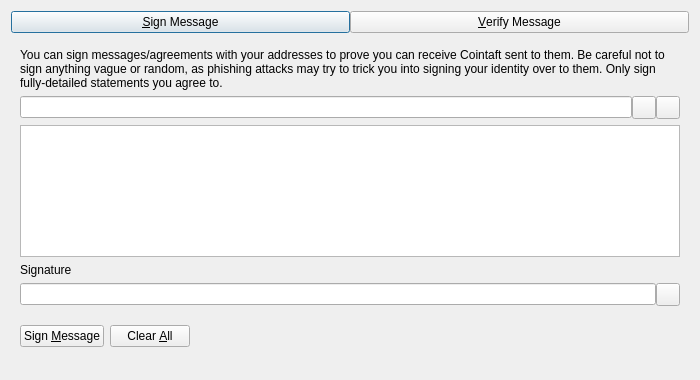
<?xml version="1.0" encoding="UTF-8"?>
<ui version="4.0">
 <class>SignVerifyMessageDialog</class>
 <widget class="QDialog" name="SignVerifyMessageDialog">
  <property name="geometry">
   <rect>
    <x>0</x>
    <y>0</y>
    <width>700</width>
    <height>380</height>
   </rect>
  </property>
  <property name="windowTitle">
   <string>Signatures - Sign / Verify a Message</string>
  </property>
  <property name="modal">
   <bool>true</bool>
  </property>
  <layout class="QVBoxLayout" name="verticalLayout">
   <item>
    <layout class="QHBoxLayout" name="horizontalLayout_Buttons_2">
     <property name="spacing">
      <number>0</number>
     </property>
     <property name="topMargin">
      <number>0</number>
     </property>
     <item>
      <widget class="QPushButton" name="btnSignMessage">
       <property name="text">
        <string>&amp;Sign Message</string>
       </property>
       <property name="checkable">
        <bool>true</bool>
       </property>
      </widget>
     </item>
     <item>
      <widget class="QPushButton" name="btnVerifyMessage">
       <property name="text">
        <string>&amp;Verify Message</string>
       </property>
       <property name="checkable">
        <bool>true</bool>
       </property>
      </widget>
     </item>
    </layout>
   </item>
   <item>
    <widget class="QStackedWidget" name="stackedWidgetSig">
     <property name="minimumSize">
      <size>
       <width>0</width>
       <height>0</height>
      </size>
     </property>
     <property name="currentIndex">
      <number>0</number>
     </property>
     <widget class="QWidget" name="pageSignMessage">
      <layout class="QVBoxLayout" name="verticalLayout_SM">
       <item>
        <widget class="QLabel" name="infoLabel_SM">
         <property name="text">
          <string>You can sign messages/agreements with your addresses to prove you can receive Cointaft sent to them. Be careful not to sign anything vague or random, as phishing attacks may try to trick you into signing your identity over to them. Only sign fully-detailed statements you agree to.</string>
         </property>
         <property name="textFormat">
          <enum>Qt::PlainText</enum>
         </property>
         <property name="wordWrap">
          <bool>true</bool>
         </property>
        </widget>
       </item>
       <item>
        <layout class="QHBoxLayout" name="horizontalLayout_1_SM">
         <property name="spacing">
          <number>0</number>
         </property>
         <item>
          <widget class="QValidatedLineEdit" name="addressIn_SM">
           <property name="toolTip">
            <string>The Cointaft address to sign the message with</string>
           </property>
          </widget>
         </item>
         <item>
          <widget class="QToolButton" name="addressBookButton_SM">
           <property name="toolTip">
            <string>Choose previously used address</string>
           </property>
           <property name="text">
            <string/>
           </property>
           <property name="shortcut">
            <string>Alt+A</string>
           </property>
          </widget>
         </item>
         <item>
          <widget class="QToolButton" name="pasteButton_SM">
           <property name="toolTip">
            <string>Paste address from clipboard</string>
           </property>
           <property name="text">
            <string/>
           </property>
           <property name="shortcut">
            <string>Alt+P</string>
           </property>
          </widget>
         </item>
        </layout>
       </item>
       <item>
        <widget class="QPlainTextEdit" name="messageIn_SM">
         <property name="toolTip">
          <string>Enter the message you want to sign here</string>
         </property>
        </widget>
       </item>
       <item>
        <widget class="QLabel" name="signatureLabel_SM">
         <property name="text">
          <string>Signature</string>
         </property>
         <property name="textFormat">
          <enum>Qt::PlainText</enum>
         </property>
        </widget>
       </item>
       <item>
        <layout class="QHBoxLayout" name="horizontalLayout_2_SM">
         <property name="spacing">
          <number>0</number>
         </property>
         <item>
          <widget class="QLineEdit" name="signatureOut_SM">
           <property name="readOnly">
            <bool>true</bool>
           </property>
          </widget>
         </item>
         <item>
          <widget class="QToolButton" name="copySignatureButton_SM">
           <property name="toolTip">
            <string>Copy the current signature to the system clipboard</string>
           </property>
           <property name="text">
            <string/>
           </property>
          </widget>
         </item>
        </layout>
       </item>
       <item>
        <layout class="QHBoxLayout" name="horizontalLayout_3_SM">
         <item>
          <widget class="QPushButton" name="signMessageButton_SM">
           <property name="toolTip">
            <string>Sign the message to prove you own this Cointaft address</string>
           </property>
           <property name="text">
            <string>Sign &amp;Message</string>
           </property>
           <property name="autoDefault">
            <bool>false</bool>
           </property>
          </widget>
         </item>
         <item>
          <widget class="QPushButton" name="clearButton_SM">
           <property name="toolTip">
            <string>Reset all sign message fields</string>
           </property>
           <property name="text">
            <string>Clear &amp;All</string>
           </property>
           <property name="autoDefault">
            <bool>false</bool>
           </property>
          </widget>
         </item>
         <item>
          <spacer name="horizontalSpacer_1_SM">
           <property name="orientation">
            <enum>Qt::Horizontal</enum>
           </property>
           <property name="sizeHint" stdset="0">
            <size>
             <width>40</width>
             <height>48</height>
            </size>
           </property>
          </spacer>
         </item>
         <item>
          <widget class="QLabel" name="statusLabel_SM">
           <property name="text">
            <string/>
           </property>
           <property name="wordWrap">
            <bool>true</bool>
           </property>
          </widget>
         </item>
         <item>
          <spacer name="horizontalSpacer_2_SM">
           <property name="orientation">
            <enum>Qt::Horizontal</enum>
           </property>
           <property name="sizeHint" stdset="0">
            <size>
             <width>40</width>
             <height>48</height>
            </size>
           </property>
          </spacer>
         </item>
        </layout>
       </item>
      </layout>
     </widget>
     <widget class="QWidget" name="pageVerifyMessage">
      <layout class="QVBoxLayout" name="verticalLayout_VM">
       <item>
        <widget class="QLabel" name="infoLabel_VM">
         <property name="text">
          <string>Enter the receiver's address, message (ensure you copy line breaks, spaces, tabs, etc. exactly) and signature below to verify the message. Be careful not to read more into the signature than what is in the signed message itself, to avoid being tricked by a man-in-the-middle attack. Note that this only proves the signing party receives with the address, it cannot prove sendership of any transaction!</string>
         </property>
         <property name="textFormat">
          <enum>Qt::PlainText</enum>
         </property>
         <property name="alignment">
          <set>Qt::AlignLeading|Qt::AlignLeft|Qt::AlignTop</set>
         </property>
         <property name="wordWrap">
          <bool>true</bool>
         </property>
        </widget>
       </item>
       <item>
        <layout class="QHBoxLayout" name="horizontalLayout_1_VM">
         <property name="spacing">
          <number>0</number>
         </property>
         <item>
          <widget class="QValidatedLineEdit" name="addressIn_VM">
           <property name="toolTip">
            <string>The Cointaft address the message was signed with</string>
           </property>
          </widget>
         </item>
         <item>
          <widget class="QToolButton" name="addressBookButton_VM">
           <property name="toolTip">
            <string>Choose previously used address</string>
           </property>
           <property name="text">
            <string/>
           </property>
           <property name="shortcut">
            <string>Alt+A</string>
           </property>
          </widget>
         </item>
        </layout>
       </item>
       <item>
        <widget class="QPlainTextEdit" name="messageIn_VM"/>
       </item>
       <item>
        <widget class="QValidatedLineEdit" name="signatureIn_VM"/>
       </item>
       <item>
        <layout class="QHBoxLayout" name="horizontalLayout_2_VM">
         <item>
          <widget class="QPushButton" name="verifyMessageButton_VM">
           <property name="toolTip">
            <string>Verify the message to ensure it was signed with the specified Cointaft address</string>
           </property>
           <property name="text">
            <string>Verify &amp;Message</string>
           </property>
           <property name="autoDefault">
            <bool>false</bool>
           </property>
          </widget>
         </item>
         <item>
          <widget class="QPushButton" name="clearButton_VM">
           <property name="toolTip">
            <string>Reset all verify message fields</string>
           </property>
           <property name="text">
            <string>Clear &amp;All</string>
           </property>
           <property name="autoDefault">
            <bool>false</bool>
           </property>
          </widget>
         </item>
         <item>
          <spacer name="horizontalSpacer_1_VM">
           <property name="orientation">
            <enum>Qt::Horizontal</enum>
           </property>
           <property name="sizeHint" stdset="0">
            <size>
             <width>40</width>
             <height>48</height>
            </size>
           </property>
          </spacer>
         </item>
         <item>
          <widget class="QLabel" name="statusLabel_VM">
           <property name="text">
            <string/>
           </property>
           <property name="wordWrap">
            <bool>true</bool>
           </property>
          </widget>
         </item>
         <item>
          <spacer name="horizontalSpacer_2_VM">
           <property name="orientation">
            <enum>Qt::Horizontal</enum>
           </property>
           <property name="sizeHint" stdset="0">
            <size>
             <width>40</width>
             <height>48</height>
            </size>
           </property>
          </spacer>
         </item>
        </layout>
       </item>
      </layout>
     </widget>
    </widget>
   </item>
  </layout>
 </widget>
 <customwidgets>
  <customwidget>
   <class>QValidatedLineEdit</class>
   <extends>QLineEdit</extends>
   <header>qt/qvalidatedlineedit.h</header>
  </customwidget>
 </customwidgets>
 <resources>
  <include location="../cointaft.qrc"/>
 </resources>
 <connections/>
</ui>
